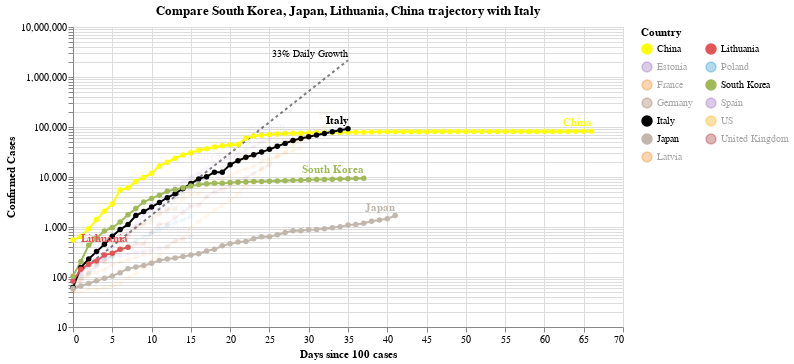

The notebook cell this image was saved under:
### Code cell
#hide_input
chart3 = make_since_chart(['South Korea', 'Japan', 'Lithuania', 'China'])
chart3

### Figure 1 — Vega-Lite specification as saved in the notebook (floating-point values rounded to 4 significant figures; data arrays with more than 128 entries replaced by an {"elided": "..."} marker saying what was removed)
{"config": {"view": {"continuousWidth": 400, "continuousHeight": 300}}, "layer": [{"mark": {"type": "line", "color": "black", "opacity": 0.5, "strokeDash": [3, 3]}, "encoding": {"x": {"type": "quantitative", "field": "Days since 100 cases"}, "y": {"type": "quantitative", "field": "Confirmed Cases"}}}, {"mark": {"type": "text", "align": "right", "dy": -6, "fontSize": 10, "text": "33% Daily Growth"}, "encoding": {"x": {"type": "quantitative", "field": "Days since 100 cases"}, "y": {"type": "quantitative", "field": "Confirmed Cases"}}, "transform": [{"filter": "(datum['Days since 100 cases'] >= 35)"}]}, {"data": {"name": "data-19c2eab86de803b1e262ffd5386a1f6d"}, "mark": {"type": "line", "point": true}, "encoding": {"color": {"type": "nominal", "field": "Country", "legend": {"columns": 2}, "scale": {"domain": ["China", "Estonia", "France", "Germany", "Italy", "Japan", "Latvia", "Lithuania", "Poland", "South Korea", "Spain", "US", "United Kingdom"], "range": ["yellow", "#9467bd", "#F58518", "#9D755D", "black", "#C1B7AD", "#F58518", "#E45756", "#2495D3", "#A1BA59", "#9467bd", "orange", "brown"]}}, "opacity": {"condition": {"value": 1, "selection": "selector001"}, "value": 0.05}, "tooltip": [{"type": "nominal", "field": "Country"}, {"type": "temporal", "field": "Date"}, {"type": "quantitative", "field": "Confirmed Cases"}, {"type": "quantitative", "field": "Days since 100 cases"}], "x": {"type": "quantitative", "field": "Days since 100 cases"}, "y": {"type": "quantitative", "field": "Confirmed Cases", "scale": {"type": "log"}}}, "selection": {"selector001": {"type": "multi", "fields": ["Country"], "bind": "legend", "init": [{"Country": "South Korea"}, {"Country": "Japan"}, {"Country": "Lithuania"}, {"Country": "China"}, {"Country": "Italy"}]}}, "width": 550}, {"data": {"name": "data-19c2eab86de803b1e262ffd5386a1f6d"}, "mark": {"type": "text", "align": "right", "dy": -8, "fontWeight": "bold"}, "encoding": {"color": {"type": "nominal", "field": "Country", "legend": {"columns": 2}, "scale": {"domain": ["China", "Estonia", "France", "Germany", "Italy", "Japan", "Latvia", "Lithuania", "Poland", "South Korea", "Spain", "US", "United Kingdom"], "range": ["yellow", "#9467bd", "#F58518", "#9D755D", "black", "#C1B7AD", "#F58518", "#E45756", "#2495D3", "#A1BA59", "#9467bd", "orange", "brown"]}}, "opacity": {"condition": {"value": 1, "selection": "selector001"}, "value": 0.05}, "text": {"type": "nominal", "field": "Country"}, "tooltip": [{"type": "nominal", "field": "Country"}, {"type": "temporal", "field": "Date"}, {"type": "quantitative", "field": "Confirmed Cases"}, {"type": "quantitative", "field": "Days since 100 cases"}], "x": {"type": "quantitative", "field": "Days since 100 cases"}, "y": {"type": "quantitative", "field": "Confirmed Cases", "scale": {"type": "log"}}}, "transform": [{"filter": "(datum['Date'] >= 1585353600000)"}], "width": 550}], "data": {"name": "data-c1a3bbf4dd040f2e7e8e7a69520e3c2a"}, "title": "Compare South Korea, Japan, Lithuania, China trajectory with Italy", "$schema": "https://vega.github.io/schema/vega-lite/v4.0.2.json", "datasets": {"data-c1a3bbf4dd040f2e7e8e7a69520e3c2a": [{"Days since 100 cases": 0, "Confirmed Cases": 100.0}, {"Days since 100 cases": 1, "Confirmed Cases": 133.0}, {"Days since 100 cases": 2, "Confirmed Cases": 176.9}, {"Days since 100 cases": 3, "Confirmed Cases": 235.3}, {"Days since 100 cases": 4, "Confirmed Cases": 312.9}, {"Days since 100 cases": 5, "Confirmed Cases": 416.2}, {"Days since 100 cases": 6, "Confirmed Cases": 553.5}, {"Days since 100 cases": 7, "Confirmed Cases": 736.1}, {"Days since 100 cases": 8, "Confirmed Cases": 979.1}, {"Days since 100 cases": 9, "Confirmed Cases": 1302.0}, {"Days since 100 cases": 10, "Confirmed Cases": 1732.0}, {"Days since 100 cases": 11, "Confirmed Cases": 2303.0}, {"Days since 100 cases": 12, "Confirmed Cases": 3064.0}, {"Days since 100 cases": 13, "Confirmed Cases": 4074.0}, {"Days since 100 cases": 14, "Confirmed Cases": 5419.0}, {"Days since 100 cases": 15, "Confirmed Cases": 7207.0}, {"Days since 100 cases": 16, "Confirmed Cases": 9586.0}, {"Days since 100 cases": 17, "Confirmed Cases": 12750.0}, {"Days since 100 cases": 18, "Confirmed Cases": 16960.0}, {"Days since 100 cases": 19, "Confirmed Cases": 22550.0}, {"Days since 100 cases": 20, "Confirmed Cases": 29990.0}, {"Days since 100 cases": 21, "Confirmed Cases": 39890.0}, {"Days since 100 cases": 22, "Confirmed Cases": 53060.0}, {"Days since 100 cases": 23, "Confirmed Cases": 70560.0}, {"Days since 100 cases": 24, "Confirmed Cases": 93850.0}, {"Days since 100 cases": 25, "Confirmed Cases": 124800.0}, {"Days since 100 cases": 26, "Confirmed Cases": 166000.0}, {"Days since 100 cases": 27, "Confirmed Cases": 220800.0}, {"Days since 100 cases": 28, "Confirmed Cases": 293700.0}, {"Days since 100 cases": 29, "Confirmed Cases": 390600.0}, {"Days since 100 cases": 30, "Confirmed Cases": 519500.0}, {"Days since 100 cases": 31, "Confirmed Cases": 690900.0}, {"Days since 100 cases": 32, "Confirmed Cases": 918900.0}, {"Days since 100 cases": 33, "Confirmed Cases": 1222000.0}, {"Days since 100 cases": 34, "Confirmed Cases": 1625000.0}, {"Days since 100 cases": 35, "Confirmed Cases": 2162000.0}], "data-19c2eab86de803b1e262ffd5386a1f6d": {"elided": "381 records"}}}
